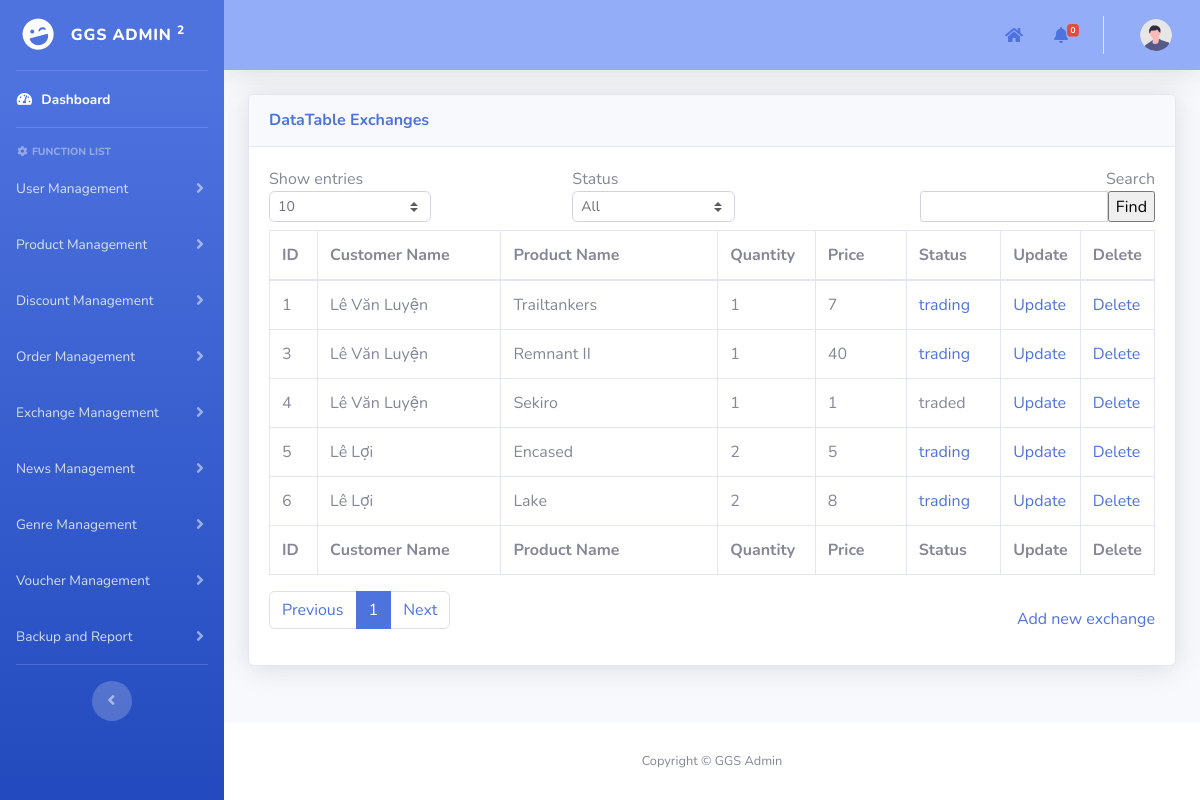
The page /admin/pages/exchangeManagement/exchanges_management.php on the database as committed earlier.
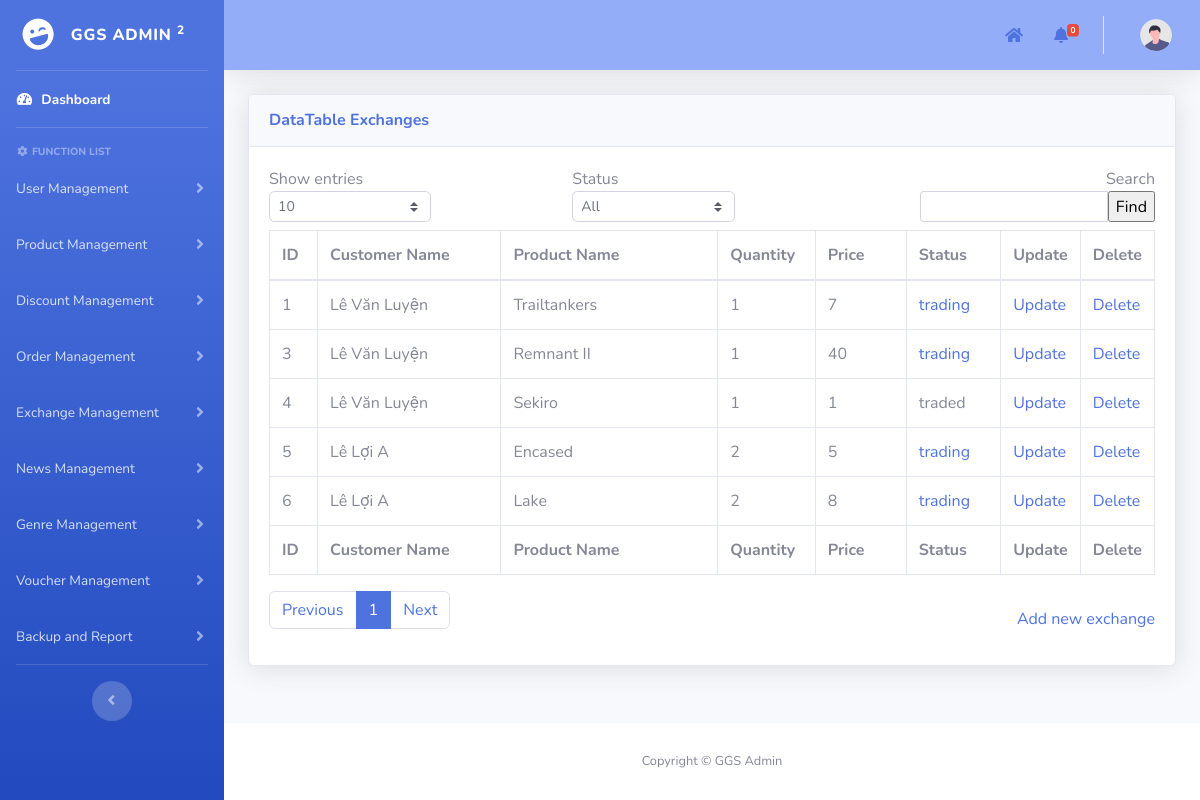
The same page on the database as committed later.
### tables this page shows
CREATE TABLE `purchased_products` (
  `id` int(11) NOT NULL AUTO_INCREMENT,
  `customer_id` int(11) NOT NULL,
  `product_id` int(11) NOT NULL,
  `quantity` int(11) DEFAULT NULL,
  `price` int(11) DEFAULT NULL,
  `status` enum('traded','trading','not trading','review') NOT NULL,
  PRIMARY KEY (`id`),
  KEY `exchanges_ibfk_1` (`customer_id`),
  KEY `exchanges_ibfk_2` (`product_id`),
  CONSTRAINT `purchased_products_ibfk_1` FOREIGN KEY (`customer_id`) REFERENCES `users` (`id`) ON DELETE CASCADE ON UPDATE CASCADE,
  CONSTRAINT `purchased_products_ibfk_2` FOREIGN KEY (`product_id`) REFERENCES `products` (`id`) ON DELETE CASCADE ON UPDATE CASCADE
);

CREATE TABLE `users` (
  `id` int(11) NOT NULL AUTO_INCREMENT,
  `username` varchar(50) NOT NULL,
  `password` varchar(100) NOT NULL,
  `role` enum('user','manufacturer','developer') NOT NULL,
  `full_name` varchar(60) NOT NULL,
  `phone_number` varchar(10) NOT NULL,
  `email` varchar(100) NOT NULL,
  `Gcoin` int(11) NOT NULL DEFAULT 0,
  `locked_until` date DEFAULT NULL,
  `login_attempts` int(11) NOT NULL,
  `lastest_login` date NOT NULL DEFAULT '1900-01-01',
  PRIMARY KEY (`id`)
);

CREATE TABLE `products` (
  `id` int(11) NOT NULL AUTO_INCREMENT,
  `id_manufacturer` int(11) NOT NULL,
  `product_name` varchar(100) NOT NULL,
  `image_avt_url` varchar(50) NOT NULL,
  `description` text NOT NULL,
  `video_trailer_url` varchar(50) NOT NULL,
  `source` varchar(50) NOT NULL,
  `price` int(11) NOT NULL,
  `release_date` date NOT NULL,
  `units_sold` int(11) NOT NULL DEFAULT 0,
  `classify` enum('game','gear') NOT NULL,
  PRIMARY KEY (`id`),
  KEY `fk_manufacturer_id` (`id_manufacturer`),
  CONSTRAINT `fk_manufacturer_id` FOREIGN KEY (`id_manufacturer`) REFERENCES `users` (`id`) ON DELETE CASCADE ON UPDATE CASCADE
);

### admin/pages/add_template.php (called while the page is built, shortened)
<?php
include("../template/template.php");
?>

### admin/pages/exchangeManagement/exchanges_management.php (the view, shortened to what the rows shown need)
<?php
include("../add_template.php");
function main()
{
    include("../../../mod/database_connection.php");
    $search = isset($_POST["search"]) ? $_POST["search"] : "";
    $show_entries = isset($_POST["show_entries"]) ? $_POST["show_entries"] : 10;
    if (isset($_GET['page'])) {
        $page = $_GET['page'];
    } else {
        $page = 1;
    }
    if ($page == 1) {
        $begin = 0;
    } else {
        $begin = ($page * $show_entries) - $show_entries;
    }
    $query = "SELECT pd.*,u.full_name,p.product_name FROM `purchased_products` pd
    INNER JOIN users u ON u.id = pd.customer_id
    INNER JOIN products p ON p.id = pd.product_id
    WHERE u.full_name LIKE '%$search%' ";
    $query .= "LIMIT $begin, $show_entries";
    $stmt = $conn->prepare($query);
    if (!$stmt->execute()) {
        die("Execute failed: " . $stmt->error);
    }
    $result = $stmt->get_result();
    ?>
    <div class="container-fluid">
        <form method="post" name="frmDataDiscount">
            <div class="card shadow mb-4">
                <div class="card-body">
                    <div class="table-responsive">
                        <div id="dataTable_wrapper" class="dataTables_wrapper dt-bootstrap4">
                            <div id="table_data_return">
                                <div class="row">
                                    <div class="col-sm-12">
                                        <table class="table table-bordered dataTable" id="dataTable" width="100%"
                                            cellspacing="0" role="grid" aria-describedby="dataTable_info"
                                            style="width: 100%;">
                                            <thead>
                                                <tr role="row">
                                                    <th class="sorting sorting_asc" tabindex="0" aria-controls="dataTable"
                                                        rowspan="1" colspan="1" aria-sort="ascending"
                                                        aria-label="ID: activate to sort column descending"
                                                        style="width: 50px;">
                                                        ID
                                                    </th>
                                                    <th class="sorting" tabindex="0" aria-controls="dataTable" rowspan="1"
                                                        colspan="1"
                                                        aria-label="Order date: activate to sort column ascending"
                                                        style="width: 210px;">
                                                        Customer Name</th>
                                                    <th class="sorting" tabindex="0" aria-controls="dataTable" rowspan="1"
                                                        colspan="1" aria-label="Customer: activate to sort column ascending"
                                                        style="width: 250px;">
                                                        Product Name
                                                    </th>
                                                    <th class="sorting" tabindex="0" aria-controls="dataTable" rowspan="1"
                                                        colspan="1"
                                                        aria-label="Total amount: activate to sort column ascending"
                                                        style="width: 100px;">
                                                        Quantity
                                                    </th>
                                                    <th class="sorting" tabindex="0" aria-controls="dataTable" rowspan="1"
                                                        colspan="1" aria-label="Status: activate to sort column ascending"
                                                        style="width: 100px;">
                                                        Price</th>
                                                    <th class="sorting" tabindex="0" aria-controls="dataTable" rowspan="1"
                                                        colspan="1" aria-label="Status: activate to sort column ascending"
                                                        style="width: 100px;">
                                                        Status</th>
                                                    <th class="sorting" tabindex="0" aria-controls="dataTable" rowspan="1"
                                                        colspan="1" aria-label="Age: activate to sort column ascending"
                                                        style="width: 70px;">Update
                                                    </th>
                                                    <th class="sorting" tabindex="0" aria-controls="dataTable" rowspan="1"
                                                        colspan="1" aria-label="Age: activate to sort column ascending"
                                                        style="width: 70px;">Delete
                                                    </th>
                                                </tr>
                                            </thead>
                                            <tfoot>
                                                <tr>
                                                    <th rowspan="1" colspan="1">ID</th>
                                                    <th rowspan="1" colspan="1">Customer Name</th>
                                                    <th rowspan="1" colspan="1">Product Name</th>
                                                    <th rowspan="1" colspan="1">Quantity</th>
                                                    <th rowspan="1" colspan="1">Price</th>
                                                    <th rowspan="1" colspan="1">Status</th>
                                                    <th rowspan="1" colspan="1">Update</th>
                                                    <th rowspan="1" colspan="1">Delete</th>
                                                </tr>
                                            </tfoot>
                                            <tbody>
                                                <?php
                                                if ($result->num_rows > 0) {
                                                    while ($row = $result->fetch_assoc()) { ?>
                                                        <tr>
                                                            <td>
                                                                <?php echo $row['id']; ?>
                                                            </td>
                                                            <td>
                                                                <?php echo $row['full_name']; ?>
                                                            </td>
                                                            <td>
                                                                <?php echo $row['product_name']; ?>
                                                            </td>
                                                            <td>
                                                                <?php echo $row['quantity']; ?>
                                                            </td>
                                                            <td>
                                                                <?php echo $row['price']; ?>
                                                            </td>
                                                            <td>
                                                                <?php
                                                                if ($row['status'] == "trading" || $row['status'] == "review") { ?>
                                                                    <a href="javascript:<?= ($row['status'] == "trading")? "revoke" : "approve" ?>(<?php echo $row['id']; ?>)">
                                                                        <?php echo $row['status']; ?>
                                                                    </a>
                                                                <?php } else {
                                                                    echo $row['status'];
                                                                } ?>
                                                            </td>
                                                            <td><a
                                                                    href="update_exchange.php?id=<?php echo $row['id']; ?>">Update</a>
                                                            </td>
                                                            <td><a
                                                                    href="javascript:deleteItem(<?php echo $row['id']; ?>)">Delete</a>
                                                            </td>
                                                        </tr>
                                                        <?php
                                                    }
                                                } else {
                                                    echo '<td style="border: none;">No results found.</td>';
                                                }
                                                ?>
                                            </tbody>
                                        </table>
                                    </div>
                                </div>
                            </div>
                        </div>
                    </div>
                </div>
            </div>
        </form>
    </div>
<?php }
?>

Rows that differ between the two databases and show on the page:
changed through a linked row, purchased_products "Encased": customer.full_name "Lê Lợi" → "Lê Lợi A"
changed through a linked row, purchased_products "Lake": customer.full_name "Lê Lợi" → "Lê Lợi A"
